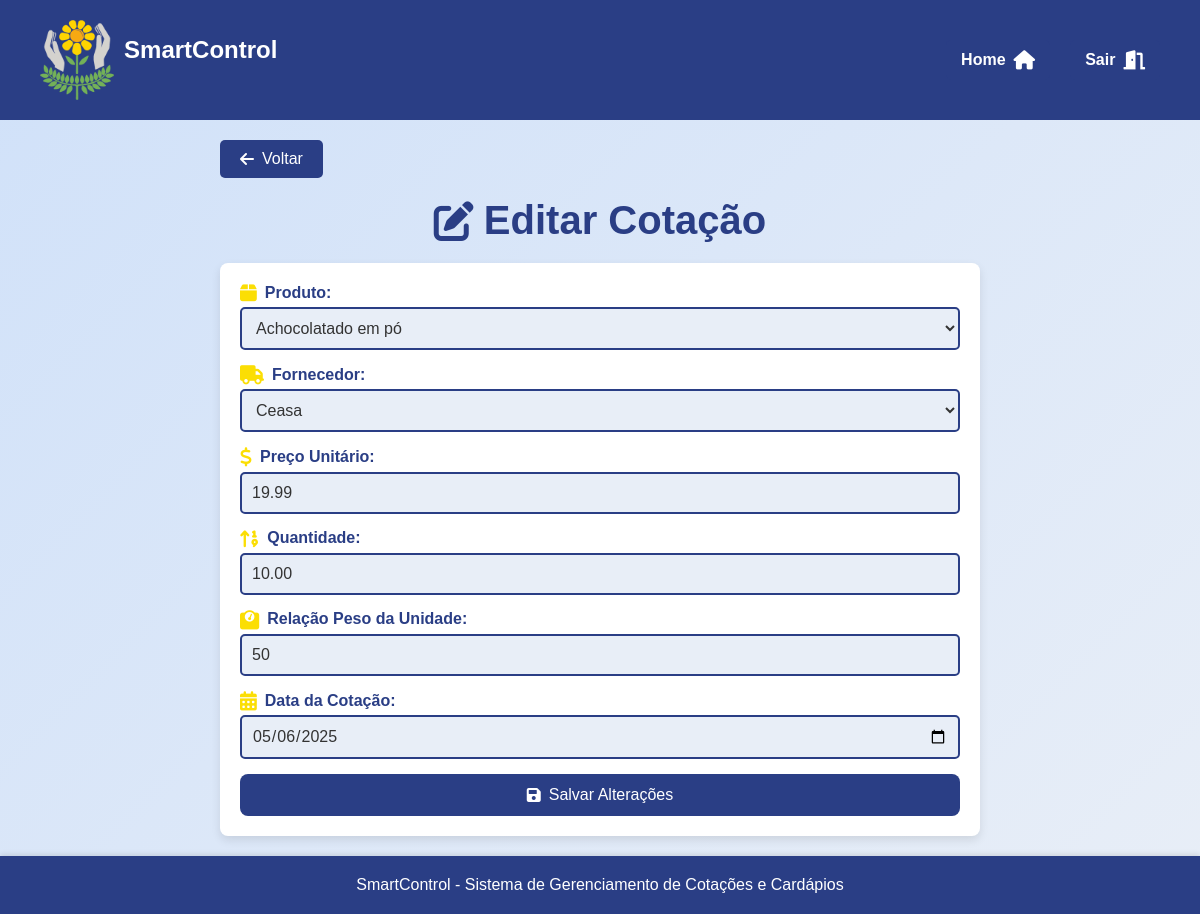
The page /assets/view/pages/cotacoes/editarCotacoes/editCotacoes.php?id=11 (signed in) on the database its author committed.
### tables this page shows
CREATE TABLE `cotas` (
  `id` int(11) NOT NULL,
  `produto_id` int(11) NOT NULL,
  `fornecedor_id` int(11) NOT NULL,
  `preco_unitario` decimal(10,2) NOT NULL,
  `quantidade` decimal(10,2) NOT NULL,
  `data_cotacao` date NOT NULL,
  `rel_un_peso` int(20) NOT NULL
);

CREATE TABLE `produtos` (
  `id` int(11) NOT NULL,
  `nome` varchar(100) NOT NULL,
  `categoria` varchar(100) DEFAULT NULL,
  `unidade_medida` enum('CX','UN','KG','MC','SC','BDJ','CBÇ') NOT NULL,
  `data_criacao` timestamp NOT NULL DEFAULT current_timestamp()
);

CREATE TABLE `fornecedores` (
  `id` int(11) NOT NULL,
  `nome` varchar(100) NOT NULL,
  `endereco` varchar(255) DEFAULT NULL,
  `telefone` varchar(15) DEFAULT NULL,
  `whatsapp` varchar(15) DEFAULT NULL,
  `email` varchar(100) DEFAULT NULL,
  `ramo_atuacao` varchar(100) DEFAULT NULL,
  `data_criacao` timestamp NOT NULL DEFAULT current_timestamp()
);

### assets/model/pdo/DataBase.php (called while the page is built, shortened)
<?php
class Database {
    private $host = 'localhost';
    private $dbname = 'sistema_apae';
    private $username = 'root';
    private $password = '';
    public $conn;
    public function __construct()
    {
        try {
            $this->conn = new PDO("mysql:host=$this->host;dbname=$this->dbname", $this->username, $this->password);
            $this->conn->setAttribute(PDO::ATTR_ERRMODE, PDO::ERRMODE_EXCEPTION);
        } catch (PDOException $exception) {
            echo "Erro na conexão: " . $exception->getMessage();
        }
    }
    public function read($table, $columns = "*", $id = null, $where = null) {
        $sql = "SELECT $columns FROM $table";
        try {
            $stmt = $this->conn->prepare($sql);
            $stmt->execute();
            return $stmt->fetchAll(PDO::FETCH_ASSOC);
        } catch (PDOException $exception) {
            echo "Erro ao ler: " . $exception->getMessage();
            return false;
        }
    }
}
?>

### assets/controller/cotacaoController.php (called while the page is built, shortened)
<?php
require_once __DIR__ . '/../model/pdo/DataBase.php';
require_once __DIR__ . '/../model/Cotas.php';
class ControladorCotacao {
    private $bd;
    public function __construct() {
        $this->bd = new Database();
    }
    public function verCotas() {
        $todasCotas = $this->bd->read("cotas");
        $arr = [];
        foreach($todasCotas as $cota) {
            $novaCota = new Cota($cota['id'], $cota['produto_id'], $cota['fornecedor_id'], $cota['preco_unitario'], $cota['quantidade'],$cota['rel_un_peso'], $cota['data_cotacao']);
            $arr[] = $novaCota;
        }
        return $arr;
    }
}
?>

### assets/model/Cotas.php (called while the page is built, shortened)
<?php
class Cota {
    private $id;
    private $produtoId;
    private $fornecedorId;
    private $precoUnitario;
    private $quantidade;
    private $relacaoUnidadePeso;
    private $dataCotacao;
    public function __construct($id, $produtoId, $fornecedorId, $precoUnitario, $quantidade,$relacaoUnidadePeso, $dataCotacao) {
        $this->id = $id;
        $this->produtoId = $produtoId;
        $this->fornecedorId = $fornecedorId;
        $this->precoUnitario = $precoUnitario;
        $this->quantidade = $quantidade;
        $this->relacaoUnidadePeso = $relacaoUnidadePeso;
        $this->dataCotacao = $dataCotacao;
    }
    public function getId() {
        return $this->id;
    }
    public function getProdutoId() {
        return $this->produtoId;
    }
    public function getFornecedorId() {
        return $this->fornecedorId;
    }
    public function getPrecoUnitario() {
        return $this->precoUnitario;
    }
    public function getQuantidade() {
        return $this->quantidade;
    }
    public function getDataCotacao() {
        return $this->dataCotacao;
    }
    public function getRelacaoUnidadePeso() {
        return $this->relacaoUnidadePeso;
    }
}
?>

### assets/controller/produtoController.php (called while the page is built, shortened)
<?php
require_once __DIR__ . '/../model/pdo/DataBase.php';
require_once __DIR__ .'/../model/Produto.php';
class ControladorProdutos{
    private $bd;
    public function __construct() {
        $this->bd = new Database();
    }
    public function verProdutos(){
        $todosProdutos = $this->bd->read("produtos");
        $arr = [];
        foreach($todosProdutos as $produto){
            $novoProduto = new Produto($produto['id'], $produto['nome'], $produto['categoria'], $produto['data_criacao']);
            $novoProduto->setUnidadeMedida($produto['unidade_medida']);
            $arr[] = $novoProduto;
        }
        return $arr;
    }
}
?>

### assets/model/Produto.php (called while the page is built, shortened)
<?php
class Produto {
    private $id;
    private $nome;
    public function __construct($id, $nome, $categoria, $dt_criacao) {
        $this->id = $id;
        $this->nome = $nome;
    }
    public function getId() {
        return $this->id;
    }
    public function getNome() {
        return $this->nome;
    }
}
?>

### assets/controller/fornecedorController.php (called while the page is built, shortened)
<?php
require_once __DIR__ . '/../model/pdo/DataBase.php';
require_once __DIR__ . '/../model/Fornecedor.php';
class ControladorFornecedor{
    private $bd;
    public function __construct() {
        $this->bd = new Database();
    }
    public function verFornecedor(){
        $todosFornecedores = $this->bd->read("fornecedores");
        $arr = [];
        foreach($todosFornecedores as $fornecedor){
            $novoFornecedor = new Fornecedor($fornecedor['id'], $fornecedor['nome'],$fornecedor['endereco'], $fornecedor['telefone'], $fornecedor['whatsapp'], $fornecedor['email'], $fornecedor['ramo_atuacao'], $fornecedor['data_criacao']);
            $arr[] = $novoFornecedor;
        }
        return $arr;
    }
}
?>

### assets/model/Fornecedor.php (called while the page is built, shortened)
<?php
class Fornecedor {
    private $id;
    private $nome;
    public function __construct($id, $nome, $endereco, $telefone, $whatsapp, $email, $ramo_atuacao, $data_criacao) {
        $this->id = $id;
        $this->nome = $nome;
    }
    public function getId() {
        return $this->id;
    }
    public function getNome() {
        return $this->nome;
    }
}
?>

### assets/view/pages/cotacoes/editarCotacoes/editCotacoes.php (the view, shortened to what this page needs)
<?php
require_once __DIR__ . '/../../../../controller/cotacaoController.php';
require_once __DIR__ . '/../../../../controller/produtoController.php';
require_once __DIR__ . '/../../../../controller/fornecedorController.php';
require_once __DIR__ . '/../../../../controller/pageController.php';
$controladorCotacao = new ControladorCotacao();
$controladorProduto = new ControladorProdutos();
$controladorFornecedor = new ControladorFornecedor();
?>
<!DOCTYPE html>
<html lang="pt-BR">
<head>
    <link rel="stylesheet" href="../../styles/EditStyle.css">
    <link rel="stylesheet" href="https://cdnjs.cloudflare.com/ajax/libs/font-awesome/6.0.0-beta3/css/all.min.css">
</head>
<body>
    <main>
    <a href="../listarCotacoes/listarCotacoes.php" class="back-btn"><i class="fas fa-arrow-left"></i> Voltar</a>
    <h1><i class="fas fa-edit"></i> Editar Cotação</h1>
    <form action="" method="post">
        <?php
        $cotacoes = $controladorCotacao->verCotas();
        foreach ($cotacoes as $cotacao) {
            if ($cotacao->getId() == $_GET['id']) {
                echo '
                <section>
                    <label for="produto_id"><i class="fas fa-box"></i> Produto:</label>
                    <select id="produto_id" name="produto_id" required>';
                $produtos = $controladorProduto->verProdutos();
                foreach ($produtos as $produto) {
                    echo '<option value="' . $produto->getId() . '"';
                    if ($produto->getId() == $cotacao->getProdutoId()) {
                        echo ' selected';
                    }
                    echo '>' . $produto->getNome() . '</option>';
                }
                echo '</select>
                </section>
                <section>
                    <label for="fornecedor_id"><i class="fas fa-truck"></i> Fornecedor:</label>
                    <select id="fornecedor_id" name="fornecedor_id" required>';
                $fornecedores = $controladorFornecedor->verFornecedor();
                foreach ($fornecedores as $fornecedor) {
                    echo '<option value="' . $fornecedor->getId() . '"';
                    if ($fornecedor->getId() == $cotacao->getFornecedorId()) {
                        echo ' selected';
                    }
                    echo '>' . $fornecedor->getNome() . '</option>';
                }
                echo '</select>
                </section>
                <section>
                    <label for="preco_unitario"><i class="fas fa-dollar-sign"></i> Preço Unitário:</label>
                    <input type="number" step="0.01" id="preco_unitario" name="preco_unitario" required value="' . $cotacao->getPrecoUnitario() . '">
                </section>
                <section>
                    <label for="quantidade"><i class="fas fa-sort-numeric-up"></i> Quantidade:</label>
                    <input type="number" step="0.01" id="quantidade" name="quantidade" required value="' . $cotacao->getQuantidade() . '">
                </section>
                <section>
                    <label for="rel_un_peso"><i class="fas fa-weight"></i> Relação Peso da Unidade:</label>
                    <input type="number" step="0.01" id="rel_un_peso" name="rel_un_peso" required value="' . $cotacao->getRelacaoUnidadePeso() . '">
                </section>
                <section>
                    <label for="data_cotacao"><i class="fas fa-calendar-alt"></i> Data da Cotação:</label>
                    <input type="date" id="data_cotacao" name="data_cotacao" required value="' . $cotacao->getDataCotacao() . '">
                </section>
                <button type="submit"><i class="fas fa-save"></i> Salvar Alterações</button>';
            }
        }
        ?>
    </form>
</main>
</body>
</html>

### assets/view/pages/styles/EditStyle.css (style rules this page uses)
body { display: flex; flex-direction: column; min-height: 100vh; margin: 0; background: linear-gradient(135deg, var(--superlightblue), var(--lightwhite)); color: var(--darkgray); }
main { flex: 1; display: flex; flex-direction: column; align-items: center; padding: 20px; width: 100%; max-width: 800px; margin: 0 auto; }
h1 { font-size: 2.5rem; color: var(--darkblue); text-align: center; margin-bottom: 20px; display: flex; align-items: center; gap: 10px; }
form { display: flex; flex-direction: column; width: 100%; padding: 20px; background-color: var(--white); border-radius: 8px; box-shadow: 0 4px 10px rgba(0, 0, 0, 0.1); gap: 15px; }
form section { display: flex; flex-direction: column; gap: 5px; }
form label { font-weight: bold; color: var(--darkblue); font-size: 1rem; display: flex; align-items: center; gap: 8px; }
form input, form select, form textarea { padding: 10px; font-size: 1rem; border: 2px solid var(--darkblue); border-radius: 5px; background-color: var(--lightwhite); color: var(--darkgray); transition: border-color 0.3s ease; }
form button { padding: 12px 20px; background-color: var(--darkblue); color: var(--white); border: none; border-radius: 8px; font-size: 1rem; cursor: pointer; transition: background-color 0.3s ease, transform 0.2s ease; display: flex; align-items: center; justify-content: center; gap: 8px; }
.back-btn { display: inline-flex; align-items: center; gap: 8px; padding: 10px 20px; background-color: var(--darkblue); color: var(--white); text-decoration: none; border-radius: 5px; font-size: 1rem; transition: background-color 0.3s ease, transform 0.2s ease; margin-bottom: 20px; align-self: flex-start; }
form label i { color: var(--yellow); font-size: 1.2rem; }

### assets/view/pages/global.css (style rules this page uses)
* { margin: 0; padding: 0; box-sizing: border-box; font-family: 'Arial', sans-serif; }
:root { --yellow: #fbde04; --lightyellow: #f9e79f; --lightgray: #bebcaf; --orange: #fdb813; --darkblue: #2a3e85; --green: #65b560; --lightblue: #3e9bd4; --superlightblue: #d0e1f9; --red: #ff0000; --darkred: #c9302c; --white: #ffffff; --black: #000000; --darkgray: #333333; --lightwhite:#e8eef7; --superdarkblue: #324a89; --gray: #555555; }
body { font-family: 'Arial', sans-serif; display: flex; flex-direction: column; min-height: 100vh; margin: 0; background: linear-gradient(135deg, var(--superlightblue) 0%, var(--lightwhite) 100%); color: var(--darkgray); }
main { flex: 1; display: flex; flex-direction: column; justify-content: flex-start; padding: 20px; }

### rows shown on the page
cotas: produto_id "Achocolatado em pó", fornecedor_id "Ceasa", preco_unitario "19.99", quantidade "10.00", rel_un_peso "50", data_cotacao "05/06/2025"
